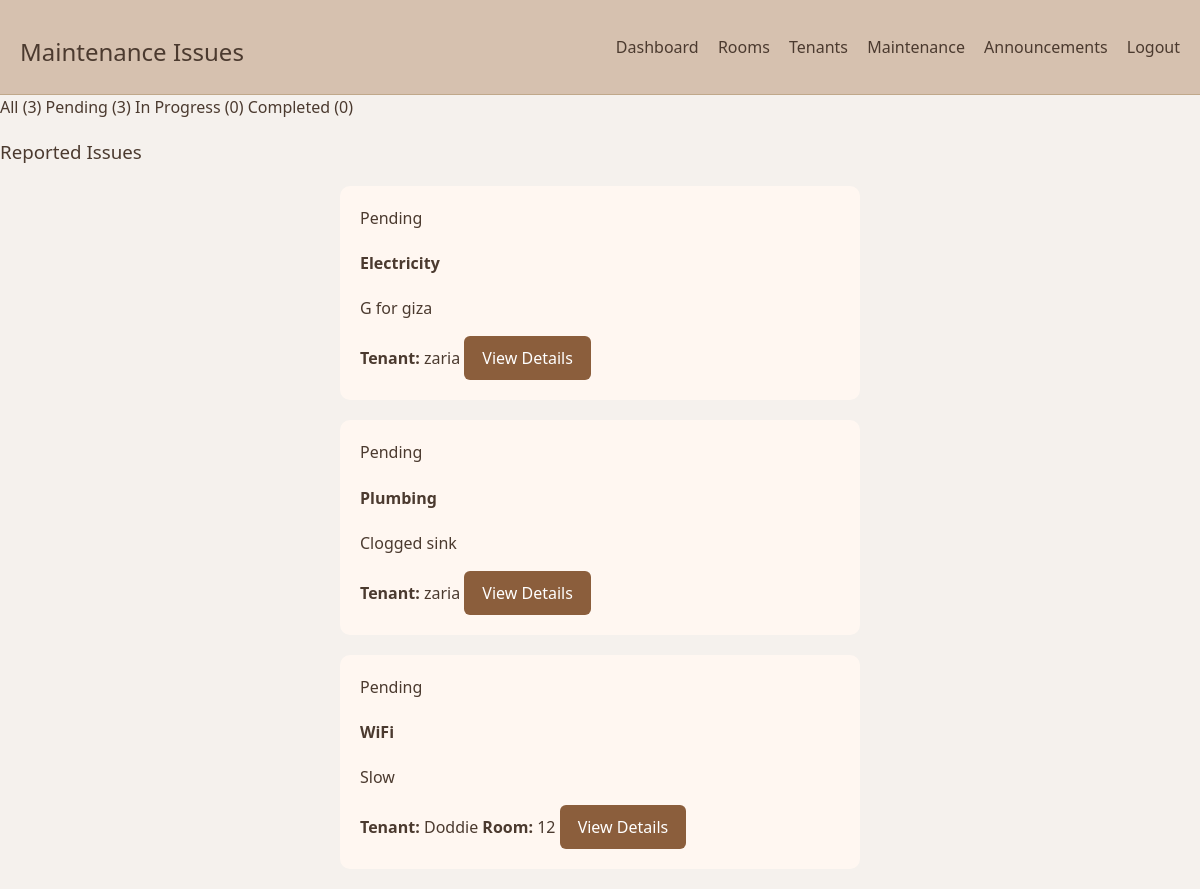
Page /myadmin/maintenance/ (signed in) on the committed database.
### myapp/models.py (models this page shows, shortened)
class MaintenanceRequest(models.Model):
    STATUS_CHOICES = [
        ('pending', 'Pending'),
        ('in_progress', 'In Progress'),
        ('completed', 'Completed'),
    ]
    CATEGORY_CHOICES = [
        ('Plumbing','Plumbing'),
        ('Electricity','Electricity'),
        ('WiFi','WiFi'),
        ('Other','Other'),
    ]
    tenant = models.ForeignKey(TenantProfile, on_delete=models.CASCADE)
    category = models.CharField(max_length=50, choices=CATEGORY_CHOICES)
    description = models.TextField()
    status = models.CharField(max_length=20, default='pending')  # pending,in-progress,resolved
    admin_notes = models.TextField(blank=True, null=True)
    class Meta:
        ordering = ['-id']

class TenantProfile(models.Model):
    user = models.OneToOneField(User, on_delete=models.CASCADE)
    room = models.ForeignKey(Room, on_delete=models.SET_NULL, null=True, blank=True)
    move_in_date = models.DateField(null=True, blank=True)

class User(AbstractUser):
    USER_TYPE_CHOICES = (
        ('admin', 'Admin'),
        ('tenant', 'Tenant'),
    )
    user_type = models.CharField(max_length=10, choices=USER_TYPE_CHOICES, default='tenant')
    phone = models.CharField(max_length=20, blank=True)

class Room(models.Model):
    room_number = models.CharField(max_length=20, default=1)
    type = models.CharField(max_length=30, default='Bedsitter')
    rent = models.PositiveIntegerField()
    status = models.CharField(max_length=20, default='vacant')  # vacant / occupied

### myapp/views.py (the view)
# urls.py: path('myadmin/maintenance/', views.admin_maintenance_list, name='admin_maintenance'),
@staff_member_required
def admin_maintenance_list(request):
    status_filter = request.GET.get('status', 'all')
    issues = MaintenanceRequest.objects.all().order_by('-id')
    if status_filter != 'all':
        issues = issues.filter(status=status_filter)
    all_count = MaintenanceRequest.objects.count()
    pending_count = MaintenanceRequest.objects.filter(status='pending').count()
    in_progress_count = MaintenanceRequest.objects.filter(status='in_progress').count()
    completed_count = MaintenanceRequest.objects.filter(status='completed').count()
    return render(request, 'admin_maintenance.html', {
        'issues': issues,
        'status_filter': status_filter,
        'all_count': all_count,
        'pending_count': pending_count,
        'in_progress_count': in_progress_count,
        'completed_count': completed_count,
    })

### myapp/templates/admin_maintenance.html (shortened to what this page needs)
{% load static %}
<!DOCTYPE html>
<html lang="en">
<head>
    <link rel="stylesheet" href="{% static 'assets/styles.css' %}">
</head>
<body>
<nav>
    <h2>Maintenance Issues</h2>
    <div class="nav-links">
        <a href="{% url 'admin_dashboard' %}">Dashboard</a>
        <a href="{% url 'admin_rooms' %}">Rooms</a>
        <a href="{% url 'admin_tenants' %}">Tenants</a>
        <a href="{% url 'admin_maintenance' %}" class="active">Maintenance</a>
        <a href="{% url 'admin_announcements' %}">Announcements</a>
        <a href="{% url 'index' %}">Logout</a>
    </div>
</nav>
<section class="dashboard">
    <div class="status-filters">
        <a href="?status=all" class="{% if status_filter == 'all' or not status_filter %}active{% endif %}">
            All ({{ all_count }})
        </a>
        <a href="?status=pending" class="{% if status_filter == 'pending' %}active{% endif %}">
            Pending ({{ pending_count }})
        </a>
        <a href="?status=in_progress" class="{% if status_filter == 'in_progress' %}active{% endif %}">
            In Progress ({{ in_progress_count }})
        </a>
        <a href="?status=completed" class="{% if status_filter == 'completed' %}active{% endif %}">
            Completed ({{ completed_count }})
        </a>
    </div>
    <h3>Reported Issues</h3>
    {% for issue in issues %}
    <div class="card">
        <div class="card-header">
            <span class="status-{{ issue.status }}">
                {{ issue.get_status_display|default:issue.status|title }}
            </span>
        </div>
        <div class="card-body">
            <h4>{{ issue.get_category_display|default:"Maintenance" }}</h4>
            <p>{{ issue.description }}</p>
            <div class="card-meta">
                <span><strong>Tenant:</strong> {{ issue.tenant.user.get_full_name|default:issue.tenant.user.username }}</span>
                {% if issue.tenant.room %}
                <span><strong>Room:</strong> {{ issue.tenant.room.room_number }}</span>
                {% endif %}
                <a href="{% url 'maintenance' %}" class="btn btn-view">
                    View Details
                </a>
            </div>
        </div>
    </div>
    {% empty %}
    <div class="empty-state">
        <p>No maintenance issues found.</p>
    </div>
    {% endfor %}
</section>
</body>
</html>

### myapp/static/assets/styles.css (style rules this page uses)
body { font-family: 'Segoe UI', Tahoma, Geneva, Verdana, sans-serif; margin: 0; padding: 0; background: #f5f1ed url('hostel.jpg') no-repeat center center fixed; background-size: cover; color: #4b3a2f; line-height: 1.5; min-height: 100vh; }
a { text-decoration: none; color: #4b3a2f; }
nav, .nav { display: flex; justify-content: space-between; align-items: center; padding: 14px 20px; background: #d6c1af; border-bottom: 1px solid #c0a88a; }
.nav-links a { margin-left: 15px; font-weight: 500; transition: color 0.2s; }
.btn { display: inline-block; background: #8b5e3c; color: #fff; padding: 10px 18px; border-radius: 6px; border: none; cursor: pointer; font-weight: 500; transition: background 0.2s; }
.card, .form-container { background: #fff7f1; padding: 20px; border-radius: 10px; margin: 20px 0; position: center; width: 40%; height: 40%; margin-left:auto; margin-right: auto; }
h1, h2, h3 { margin-bottom: 10px; font-weight: 500; }

### rows in the picture
MaintenanceRequest: status "Pending", category "Electricity", description "G for giza", tenant.user.get_full_name "zaria"
MaintenanceRequest: status "Pending", category "Plumbing", description "Clogged sink", tenant.user.get_full_name "zaria"
MaintenanceRequest: status "Pending", category "WiFi", description "Slow", tenant.user.get_full_name "Doddie", tenant.room.room_number "12"

### other values in the picture
{{ all_count }} "3"
{{ pending_count }} "3"
{{ in_progress_count }} "0"
{{ completed_count }} "0"
